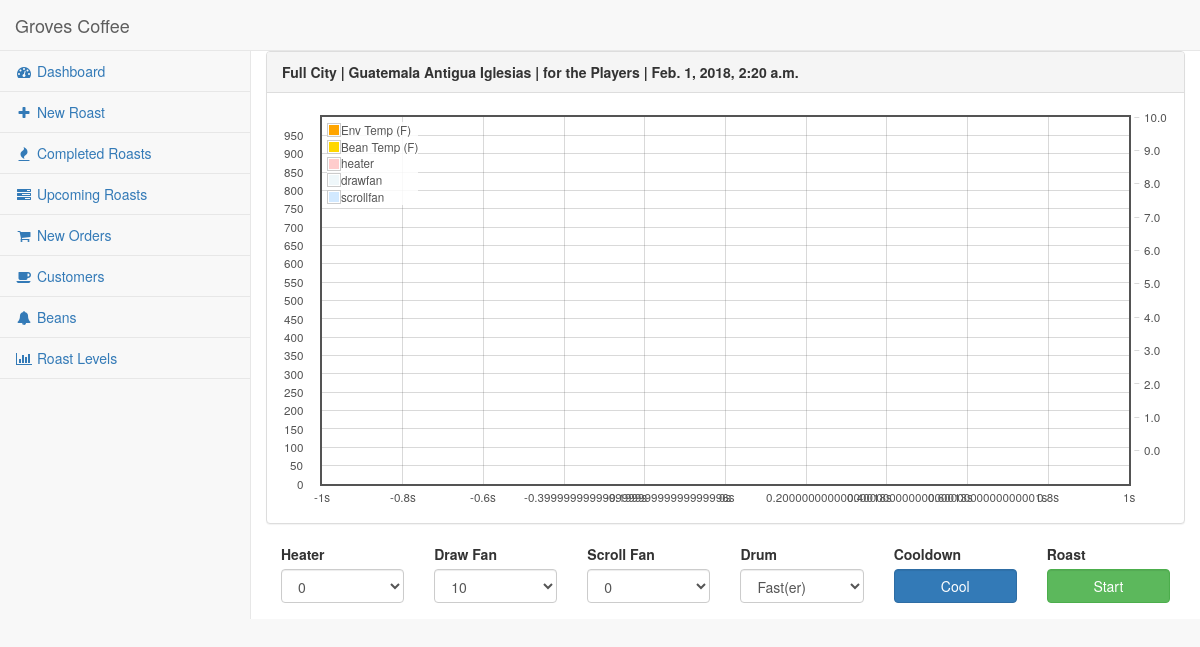
The page /roasts/8/ on the database its author committed.
### roasts/models.py (models this page shows, shortened)
class Roast(models.Model):
    bean = models.ForeignKey(Bean)
    roast_level = models.ForeignKey(RoastLevel)
    customer = models.ForeignKey(Customer, null=True)
    roast_date = models.DateTimeField(name='roastdate', auto_now_add=True)
    target_temp = models.IntegerField(null=True)
    weight_before = models.FloatField(null=True)
    weight_after = models.FloatField(null=True)
    description = models.CharField(max_length=255,null=True)
    notes = models.CharField(max_length=255,null=True)
    is_favorite = models.BooleanField(default=False)
    is_active_roast = models.BooleanField(default=False)
    heater = models.IntegerField(null=True)
    drawfan = models.IntegerField(null=True)
    scrollfan = models.IntegerField(null=True)
    drum = models.IntegerField(null=True)

class RoastLevel(models.Model):
    name = models.CharField(max_length=200,null=True)
    description = models.CharField(max_length=500,null=True)
    def __str__(self):
        return self.name

class Bean(models.Model):
    name = models.CharField(max_length=200)
    description = models.CharField(max_length=500)
    original_amt = models.FloatField(null=True)
    current_amt = models.FloatField(null=True)
    def __str__(self):
        return self.name

class Customer(models.Model):
    name = models.CharField(max_length=200)

### roasts/views.py (the view)
# urls.py: url(r'^(?P<roast_id>[0-9]+)/$', views.detail, name='detail'),
def detail(request, roast_id):
    roast = get_object_or_404(Roast, pk=roast_id)
    active = Roast.objects.filter(is_active_roast=1)
    context = { 'roast' : roast, 'active': active }
    return HttpResponse(render(request, 'roasts/details.html', context))

### roasts/templates/roasts/details.html (shortened to what this page needs)
{% extends "roasts/base.html" %}
{% block content %}
{%  if roast %}
    <div class="row">
        <div class="col-lg-16">
            <div class="panel panel-default">
                <div class="panel-heading" id="roast_name">
                    <strong>
                        {{ roast.roast_level }} | {{ roast.bean }} | for {{ roast.customer.name}} | {{ roast.roastdate }}
                    </strong>
                </div>
                <div class="panel-body">
                    <div class="flot-chart">
                        <div class="flot-chart-content" id="roast-line-chart"></div>
                    </div>
                </div>
            </div>
        </div>
    </div>
    <div class="row">
        <div class="col-md-2">
            <div class="form-group">
                <label>Heater</label>
                <select class="form-control roaster-element" id="heater">
                    <option>0</option>
                </select>
            </div>
        </div>
        <div class="col-md-2">
            <div class="form-group">
                <label>Draw Fan</label>
                <select class="form-control roaster-element" id="drawfan">
                    <option>10</option>
                </select>
            </div>
        </div>
        <div class="col-md-2">
            <div class="form-group">
                <label>Scroll Fan</label>
                <select class="form-control roaster-element" id="scrollfan">
                    <option>0</option>
                </select>
            </div>
        </div>
        <div class="col-md-2">
            <div class="form-group">
                <label>Drum</label>
                <select class="form-control roaster-element" id="drum">
                    <option value="2">Fast(er)</option>
                </select>
            </div>
        </div>
        <div class="col-md-2">
            <div class="form-group">
                <label>Cooldown</label>
                <button type="button" class="form-control btn btn-primary" id="btn-cool">Cool</button>
            </div>
        </div>
        <div class="col-md-2" id="btn-onoff-wrapper">
            <div class="form-group">
                <label>Roast</label>
                <button type="button" class="form-control btn" id="btn-onoff" value="0">Stop</button>
            </div>
        </div>
    </div>
{% endif %}
{% endblock %}

### rows shown on the page
Roast: roast_level "Full City", bean "Guatemala Antigua Iglesias", customer.name "the Players", roastdate "Feb. 1, 2018, 2:20 a.m."
